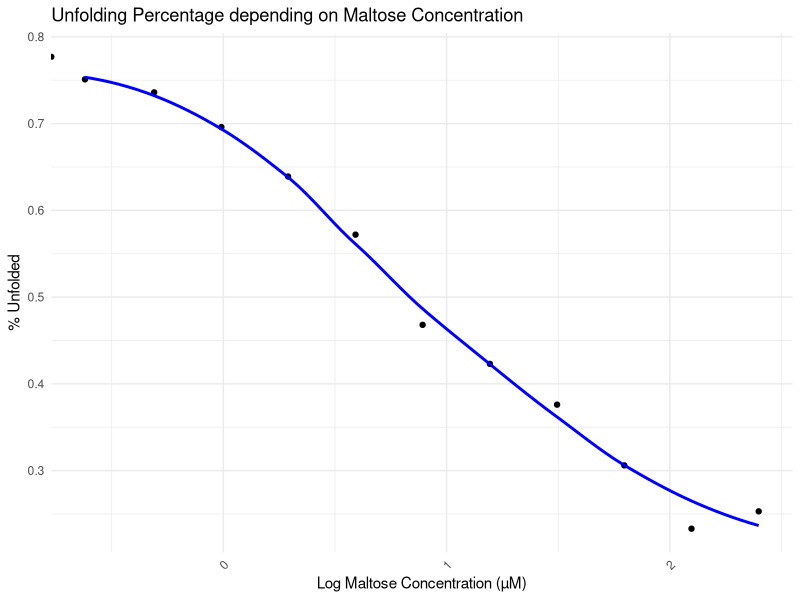

This figure's R source:
library(ggplot2)

# Read the specific columns from the CSV file
concentration_data <- read.csv('Template-Normalization.csv', skip = 87, nrows = 13, header = TRUE)[, 16]
percent_unfolded_data <- read.csv('Template-Normalization.csv', skip = 87, nrows = 13, header = TRUE)[, 17]

# Convert the concentration data to numeric
concentration_data <- as.numeric(gsub("[^0-9.]", "", concentration_data))

# Apply logarithmic transformation to the concentration data
log_concentration <- log10(concentration_data)

# Combine the data into a new dataframe
plot_data <- data.frame(Concentration = log_concentration, PercentUnfolded = percent_unfolded_data)

# Remove rows with missing values
plot_data <- na.omit(plot_data)

# Create the plot with a trendline
ggplot(plot_data, aes(x = Concentration, y = PercentUnfolded)) +
    geom_point() +  # Scatter points
    geom_smooth(method = "loess", formula = "y ~ x", se = FALSE, color = "blue") +  # Linear model trendline
    labs(title = "Unfolding Percentage depending on Maltose Concentration",
         x = "Log Maltose Concentration (µM)",
         y = "% Unfolded") +
    theme_minimal() +
    theme(axis.text.x = element_text(angle = 45, hjust = 1))

